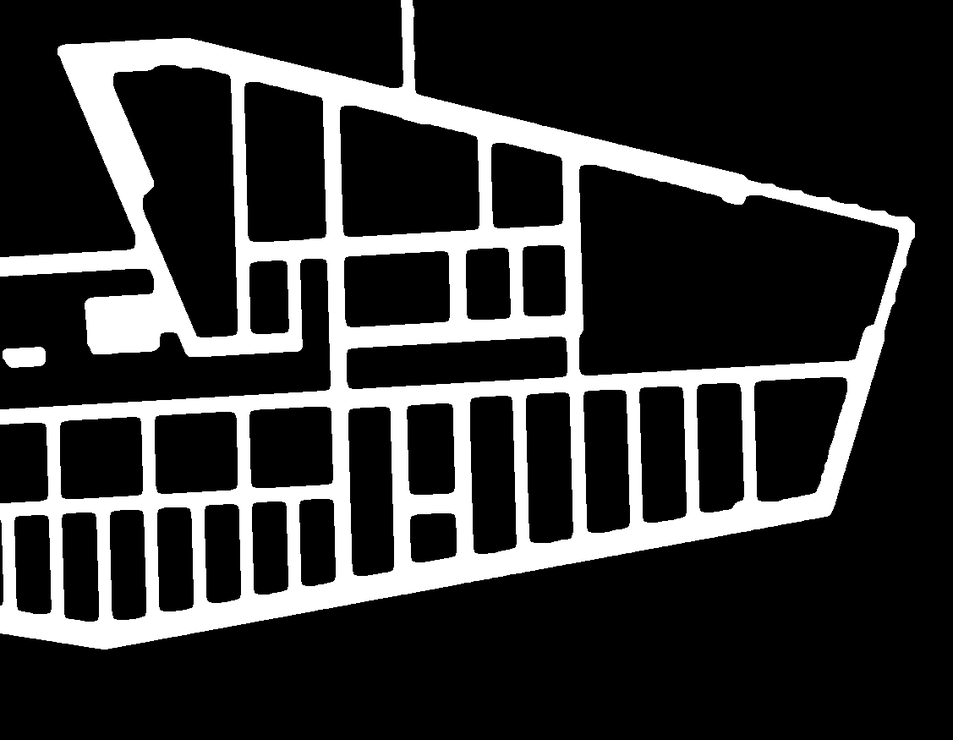
#> input picture src_pc2geojson/3_sb_morhps_dist_transform_thresh_crop.png, 953 x 740 px, shrunk from 1127 x 875 before the run, found by its file name
$ python skeletonize_floorplan_v2.py
#> lines starting #> are read from the running program, lines starting #| are printed output that depends on the picture; after the words box and inside, x2 and y2 are one past the last pixel; in counts of white or black regions, pixels touching at a corner belong together
# -*- coding: utf-8 -*-
"""skeletonize_floorplan_v2.ipynb

Automatically generated by Colaboratory.

Original file is located at
    https://colab.research.google.com/drive/1piQpAxnOzTf6GydOVg4vCkI4fSzt0pLn
"""

# Import the necessary libraries
import cv2
import math
import numpy as np
import matplotlib.pyplot as plt

total_lines = []


def closestDistanceBetweenLines(a0,a1,b0,b1,clampAll=False,clampA0=False,clampA1=False,clampB0=False,clampB1=False):
  ''' Given two lines defined by numpy.array pairs (a0,a1,b0,b1)
      Return the closest points on each segment and their distance
  '''

  # If clampAll=True, set all clamps to True
  if clampAll:
      clampA0=True
      clampA1=True
      clampB0=True
      clampB1=True


  # Calculate denomitator
  A = a1 - a0
  B = b1 - b0
  magA = np.linalg.norm(A)
  magB = np.linalg.norm(B)

  _A = A / magA
  _B = B / magB

  cross = np.cross(_A, _B);
  denom = np.linalg.norm(cross)**2


  # If lines are parallel (denom=0) test if lines overlap.
  # If they don't overlap then there is a closest point solution.
  # If they do overlap, there are infinite closest positions, but there is a closest distance
  if not denom:
      d0 = np.dot(_A,(b0-a0))

      # Overlap only possible with clamping
      if clampA0 or clampA1 or clampB0 or clampB1:
          d1 = np.dot(_A,(b1-a0))

          # Is segment B before A?
          if d0 <= 0 >= d1:
              if clampA0 and clampB1:
                  if np.absolute(d0) < np.absolute(d1):
                      return a0,b0,np.linalg.norm(a0-b0)
                  return a0,b1,np.linalg.norm(a0-b1)


          # Is segment B after A?
          elif d0 >= magA <= d1:
              if clampA1 and clampB0:
                  if np.absolute(d0) < np.absolute(d1):
                      return a1,b0,np.linalg.norm(a1-b0)
                  return a1,b1,np.linalg.norm(a1-b1)


      # Segments overlap, return distance between parallel segments
      return None,None,np.linalg.norm(((d0*_A)+a0)-b0)


  # Lines criss-cross: Calculate the projected closest points
  t = (b0 - a0);
  detA = np.linalg.det([t, _B, cross])
  detB = np.linalg.det([t, _A, cross])

  t0 = detA/denom;
  t1 = detB/denom;

  pA = a0 + (_A * t0) # Projected closest point on segment A
  pB = b0 + (_B * t1) # Projected closest point on segment B


  # Clamp projections
  if clampA0 or clampA1 or clampB0 or clampB1:
      if clampA0 and t0 < 0:
          pA = a0
      elif clampA1 and t0 > magA:
          pA = a1

      if clampB0 and t1 < 0:
          pB = b0
      elif clampB1 and t1 > magB:
          pB = b1

      # Clamp projection A
      if (clampA0 and t0 < 0) or (clampA1 and t0 > magA):
          dot = np.dot(_B,(pA-b0))
          if clampB0 and dot < 0:
              dot = 0
          elif clampB1 and dot > magB:
              dot = magB
          pB = b0 + (_B * dot)

      # Clamp projection B
      if (clampB0 and t1 < 0) or (clampB1 and t1 > magB):
          dot = np.dot(_A,(pB-a0))
          if clampA0 and dot < 0:
              dot = 0
          elif clampA1 and dot > magA:
              dot = magA
          pA = a0 + (_A * dot)


  return pA,pB,np.linalg.norm(pA-pB)

def FLD(image, name):
  # Create default Fast Line Detector class
  length_threshold = 2 #default 10
  distance_threshold = 10 #default: 1.41421356 or 50

  #These are not really important for us
  canny_th1 = 100.0 #not important
  canny_th2 = 200.0 #not important
  canny_aperture_size =0 # we don't need to apply the canny filter
  do_merge = False

  #Detect lines here
  fld = cv2.ximgproc.createFastLineDetector(length_threshold, distance_threshold, canny_th1, canny_th2, canny_aperture_size, do_merge)

  # Get line vectors from the image
  lines = fld.detect(image)

  for line in lines:
    total_lines.append(line)

  print("Generating final image skeleton")
  # Draw lines on the image
  line_on_image = fld.drawSegments(image, lines)

  cv2.imwrite(name, line_on_image)

def WriteWallCoords(lines):
  print("Generating wall coords...")

  with open('walls_v3.txt', 'a') as f:
    for line in lines:
      #x0, y0 = line[0]
      #x1, y1 = line[1]
      #length = cv2.norm(line[1] - line[0]);
      length = 0
      coordinates = str(line[0][0]) + ' ' + str(line[0][1]) + ' ' + str(line[0][2]) + ' ' + str(line[0][3]) +  ' ' + str(length) +'\n'
      f.write(coordinates)

    f.close()

# Read the image as a grayscale image
img = cv2.imread('3_sb_morhps_dist_transform_thresh_crop.png', 0)
#> img is the input picture: shape (740, 953); min 0, max 255, mean 51.8

#Thinning test
thinned_v1 = cv2.ximgproc.thinning(img)
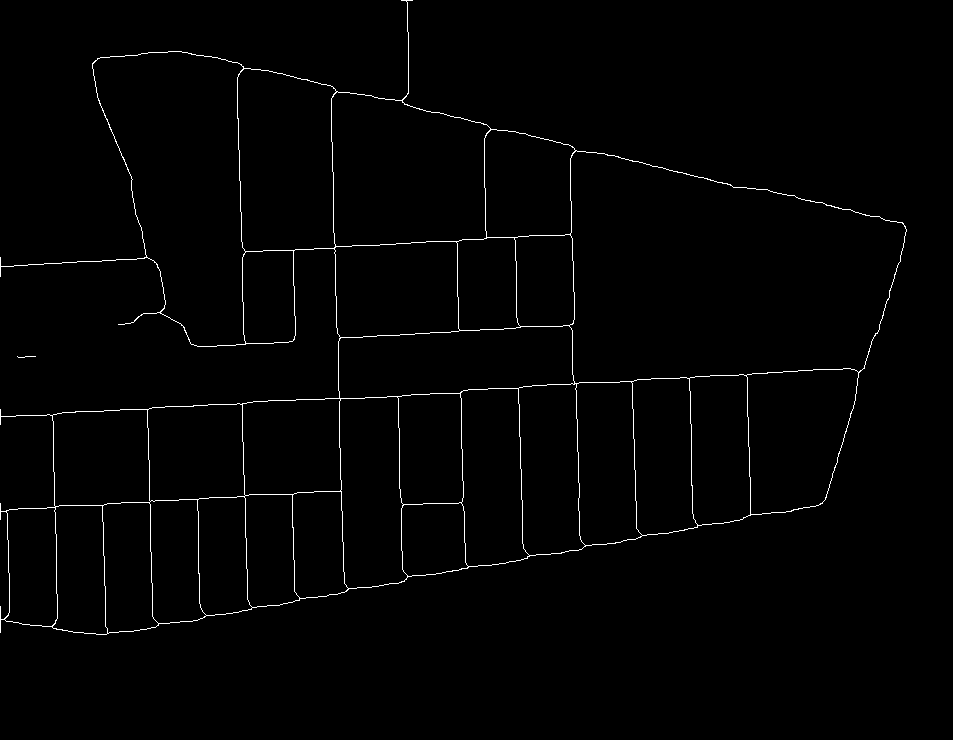
#> thinned_v1: shape (740, 953); 1.2% white in thin lines or dots, all inside (x1, y1, x2, y2) = (0, 0, 907, 635)

#cv2.imwrite("skeleton_THINNED.png", thinned_v1)

#FLD pass 1
FLD(thinned_v1, "skeleton_1.png")
#> in FLD, `lines = fld.detect(image)`: lines = 73 rows, first 6: [407.6, 1.01, 407, 102], [167.9, 50.09, 90.99, 60.61], [169.7, 48.14, 403.4, 102.9], [95, 61, 93, 63], [243.9, 344, 236.8, 68.16], [90.32, 69.89, 182.6, 347.1]
#> in FLD, `lines = fld.detect(image)`: image: shape (740, 953); every value is 0
#> the loop in FLD, `for line in lines:` made 73 passes
#> line on passes 1 to 12: [[407.6, 1.01, 407, 102]], [[167.9, 50.09, 90.99, 60.61]], [[169.7, 48.14, 403.4, 102.9]], [[95, 61, 93, 63]], [[243.9, 344, 236.8, 68.16]], [[90.32, 69.89, 182.6, 347.1]], [[192.9, 345.3, 216, 346.3]], [[242, 69, 240, 71]], [[330.3, 92.13, 343.9, 591.1]], [[402.2, 105.3, 907.5, 224.7]], [[485.4, 128.9, 483.3, 239.2]], [[461.1, 238.2, 454.4, 332.7]]
#> after the loop in FLD, `for line in lines:`: total_lines = 73 items, first 6: [[407.6, 1.01, 407, 102]], [[167.9, 50.09, 90.99, 60.61]], [[169.7, 48.14, 403.4, 102.9]], [[95, 61, 93, 63]], [[243.9, 344, 236.8, 68.16]], [[90.32, 69.89, 182.6, 347.1]]
#> in FLD, `line_on_image = fld.drawSegments(image, lines)`:
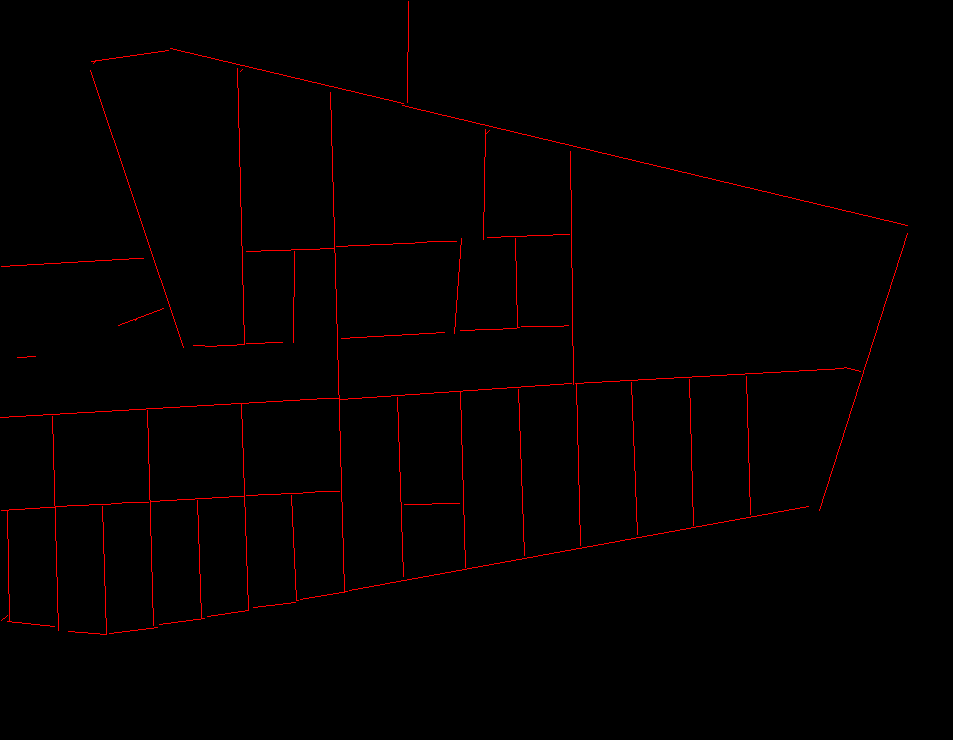
#> line_on_image: shape (740, 953, 3); mean of channels 0, 1, 2 0, 0, 2.9; drawn as B, G, R

fld_image = cv2.imread('skeleton_1.png')

temp_array = []
l = len(total_lines)
#> l = 73
for index, lines in enumerate(total_lines):
  if index < (l - 1):
    current_line = total_lines[index]
    next_line = total_lines[index + 1]

    a0 = np.array([current_line[0][0], 0, current_line[0][1]])
    a1 = np.array([current_line[0][2], 0, current_line[0][3]])

    b0 = np.array([next_line[0][0], 0, next_line[0][1]])
    b1 = np.array([next_line[0][2], 0, next_line[0][3]])

    #print(closestDistanceBetweenLines(a0,a1,b0,b1,clampAll=True))
    temp_array.append(closestDistanceBetweenLines(a0,a1,b0,b1,clampA1=True,clampB0=True))
#> this loop made 73 passes
#> (current_line, next_line, a0, a1, b1, A in closestDistanceBetweenLines, B in closestDistanceBetweenLines, magA in closestDistanceBetweenLines) on passes 1, 3, 8, 9: ([[407.6, 1.01, 407, 102]], [[167.9, 50.09, 90.99, 60.61]], [407.6, 0, 1.01], [407, 0, 102], [90.99, 0, 60.61], [-0.592, 0, 101], [-76.89, 0, 10.52], 101), ([[169.7, 48.14, 403.4, 102.9]], [[95, 61, 93, 63]], [169.7, 0, 48.14], [403.4, 0, 102.9], [93, 0, 63], [233.7, 0, 54.79], [-2, 0, 2], 240), ([[242, 69, 240, 71]], [[330.3, 92.13, 343.9, 591.1]], [242, 0, 69], [240, 0, 71], [343.9, 0, 591.1], [-2, 0, 2], [13.62, 0, 498.9], 2.83), ([[330.3, 92.13, 343.9, 591.1]], [[402.2, 105.3, 907.5, 224.7]], [330.3, 0, 92.13], [343.9, 0, 591.1], [907.5, 0, 224.7], [13.62, 0, 498.9], [505.3, 0, 119.4], 499.1)
#> (current_line, next_line, a0, b0, b1, A in closestDistanceBetweenLines, B in closestDistanceBetweenLines, magA in closestDistanceBetweenLines) on passes 13, 15, 27, 29: ([[444, 331.8, 341, 337.6]], [[489, 130, 486, 133]], [444, 0, 331.8], [489, 0, 130], [486, 0, 133], [-103, 0, 5.75], [-3, 0, 3], 103.1), ([[570.5, 151, 573.2, 384]], [[907.3, 232.7, 819.2, 510.2]], [570.5, 0, 151], [907.3, 0, 232.7], [819.2, 0, 510.2], [2.74, 0, 233], [-88.09, 0, 277.5], 233), ([[138, 258, 143, 258]], [[118.4, 325.2, 163.2, 308.4]], [138, 0, 258], [118.4, 0, 325.2], [163.2, 0, 308.4], [5, 0, 0], [44.73, 0, -16.73], 5), ([[138, 317, 135, 320]], [[563, 325.9, 521, 326]], [138, 0, 317], [563, 0, 325.9], [521, 0, 326], [-3, 0, 3], [-42, 0, 0.133], 4.24)

#Now reshape these to 2D and add values to new "snapped lines array"
snapped_lines_array = []
for snapped_line in temp_array:
  snapped_lines_array.append([snapped_line[0][0], snapped_line[0][2], snapped_line[1][0], snapped_line[1][2]])
#> this loop made 72 passes
#> snapped_line on passes 1 to 12: ([407.3, 0, 51.49], [167.9, 0, 50.09], 239.5), ([174.3, 0, 49.22], [174.3, 0, 49.22], 0), ([101.7, 0, 32.22], [95, 0, 61], 29.56), ([233.1, 0, -77.09], [233.1, 0, -77.09], 2.16e-13), ([249.1, 0, 546.5], [249.1, 0, 546.5], 1.27e-13), ([182.6, 0, 347.1], [192.9, 0, 345.3], 10.46), ([-24.5, 0, 335.5], [-24.5, 0, 335.5], 1.27e-13), ([274.6, 0, 36.42], [330.3, 0, 92.13], 78.78), ([330.7, 0, 107.3], [402.2, 0, 105.3], 71.54), ([486.3, 0, 125.2], [485.4, 0, 128.9], 3.8), ([483.3, 0, 238.6], [461.1, 0, 238.2], 22.24), ([454.4, 0, 332.6], [444, 0, 331.8], 10.42)

img_snapped_lines = np.zeros(img.shape)

for line in snapped_lines_array:
  cv2.line(img_snapped_lines,(int(line[0]), int(line[1])), (int(line[2]),int(line[3])),(255,0,0),1)
#> this loop made 72 passes
#> line on passes 1 to 12: [407.3, 51.49, 167.9, 50.09], [174.3, 49.22, 174.3, 49.22], [101.7, 32.22, 95, 61], [233.1, -77.09, 233.1, -77.09], [249.1, 546.5, 249.1, 546.5], [182.6, 347.1, 192.9, 345.3], [-24.5, 335.5, -24.5, 335.5], [274.6, 36.42, 330.3, 92.13], [330.7, 107.3, 402.2, 105.3], [486.3, 125.2, 485.4, 128.9], [483.3, 238.6, 461.1, 238.2], [454.4, 332.6, 444, 331.8]
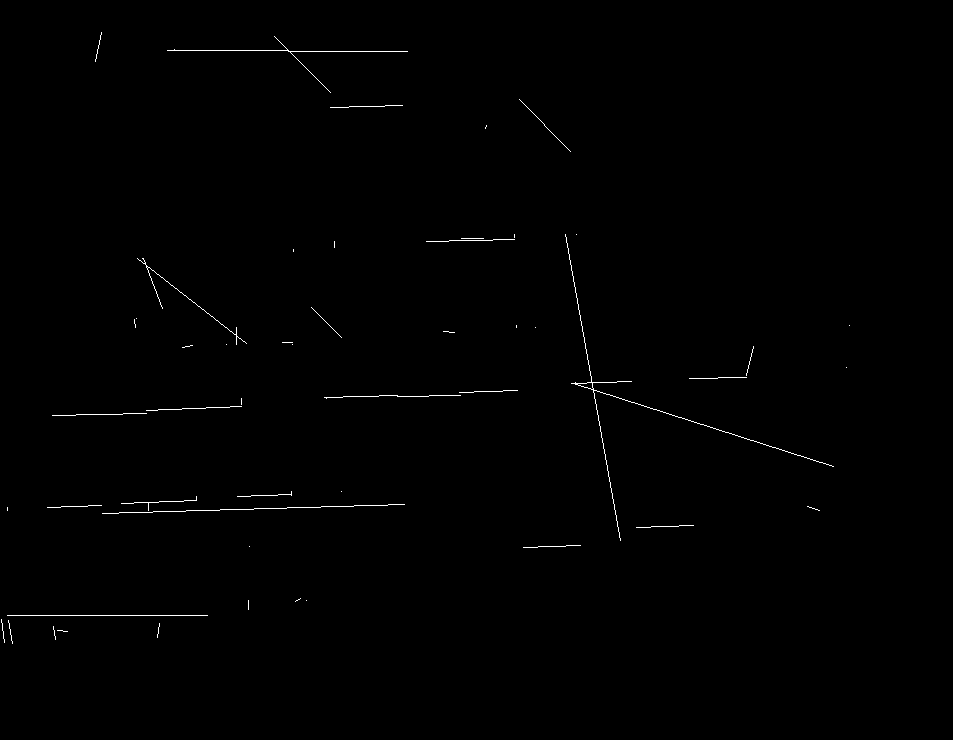
#> img_snapped_lines: shape (740, 953) float64; 0.41% white in thin lines or dots, all inside (x1, y1, x2, y2) = (1, 32, 850, 644)

cv2.imwrite("snapped_lines.png", img_snapped_lines)

#print(snapped_lines_array)

#WriteWallCoords(bundled_lines)

#WriteWallCoords(snapped_lines_array)
